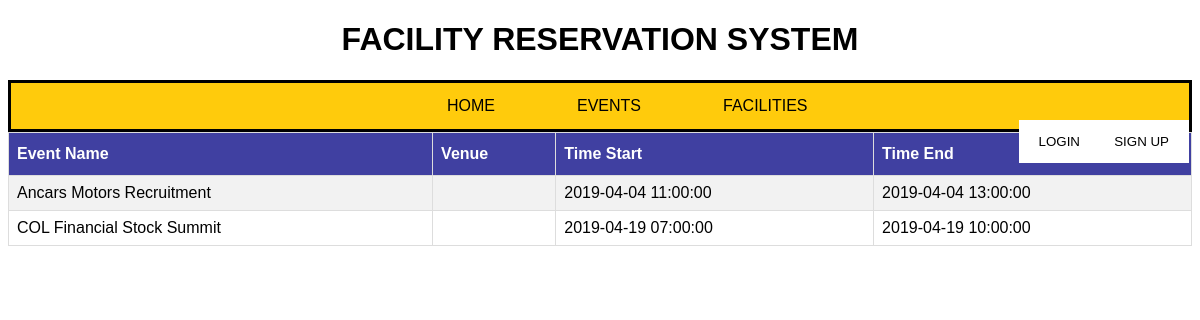
The app's page /php/event_page_home.php, older data.
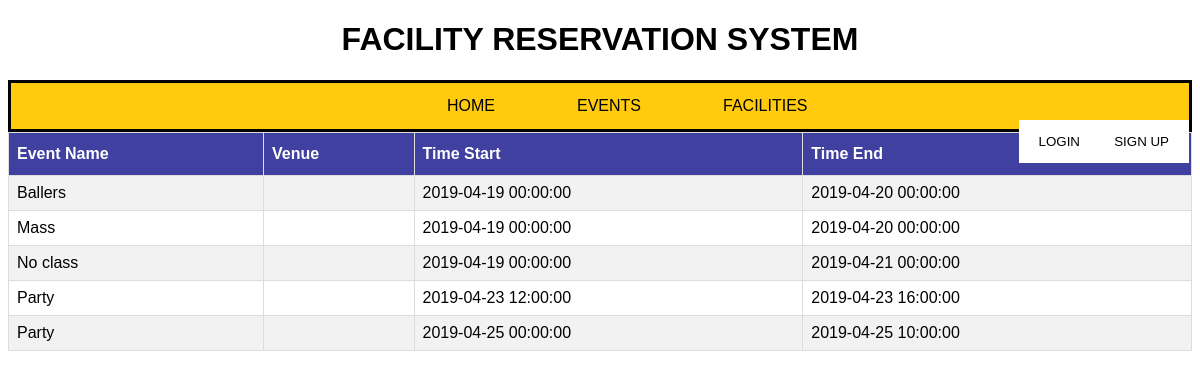
The same page, newer data.
### tables this page shows
CREATE TABLE `reservation` (
  `resID` int(100) NOT NULL,
  `user_ID` int(11) NOT NULL,
  `title` varchar(255) NOT NULL,
  `Venue` varchar(100) NOT NULL,
  `start_event` datetime NOT NULL,
  `end_event` datetime NOT NULL,
  `status` varchar(100) NOT NULL DEFAULT 'Pending'
);

### php/event_page_home.php (the view, shortened to what this page needs)
<?php include('DBConnector.php'); ?>
<!DOCTYPE html>
<html>
<head>
  <link rel="stylesheet" type="text/css" href="../stylesheet/style.css">
  <h1>FACILITY RESERVATION SYSTEM</h1>
</head>
<body>
  <ul class="menu">
    <li class="home_index"><a href="../index.html" class="home">HOME</a></li>
    <li class="events_index"><a href="event_page_home.php" class="events">EVENTS</a></li>
    <li class="faci_index"><a href="list_facilities_home.php" class="faci">FACILITIES</a></li>
  </ul>
    <table id="customers">
        <tr>
          <th>Event Name</th>
          <th>Venue</th>
          <th>Time Start</th>
          <th>Time End</th>
        </tr>
    <?php
      $sql = "SELECT * FROM reservation WHERE status LIKE 'Approved'";
      $result = $conn-> query($sql);
      if ($result-> num_rows > 0){
        while ($row = $result-> fetch_assoc()){
          echo "<tr>
              <td>" . $row["title"] . "</td>
              <td>" . $row["Venue"] . "</td>
              <td>"  . $row["start_event"] . "</td>
              <td>" . $row["end_event"] . "</td>
              </tr>";
        }
        echo "</table>";
      }else{
        echo "0 result";
      }
    ?>
  <button onclick="document.getElementById('id01').style.display='block'" style="width:auto;" class="loginB">LOGIN</button>
  <button onclick="document.getElementById('id02').style.display='block'" style="width:auto;" class="signupB">SIGN UP</button>
</body>
</html>

### stylesheet/style.css (style rules this page uses)
h1 { text-align: center; }
ul.menu { list-style-type: none; margin: 0px; padding: 0; overflow: hidden; background-color:#ffcb0c; border-style: solid; }
li.home_index { float: left; margin-right: -450px; margin-left: 420px; }
li.events_index { float: left; margin-right: -450px; margin-left: 500px; }
li.faci_index { float: left; margin-right: -450px; margin-left: 500px; }
li a.home { display: block; color: black; text-align: center; padding: 14px 16px; text-decoration: none; font-style: bold; }
li a.events { display: block; color: black; text-align: center; padding: 14px 16px; text-decoration: none; font-style: bold; }
li a.faci { display: block; color: black; text-align: center; padding: 14px 16px; text-decoration: none; font-style: bold; }
body { font-family: Arial, Helvetica, sans-serif; }
button.loginB { background-color: white; color: black; padding: 14px 20px; position: fixed; right: 0; top: 50%; width: 8em; margin-top: -21em; margin-right: 100px; border: none; cursor: pointer; width: 100%; }
button.signupB { background-color: white; color: black; padding: 14px 20px; position: fixed; right: 0; top: 50%; width: 8em; margin-top: -21em; margin-right: 11px; border: none; cursor: pointer; width: 100%; }
#customers { font-family: "Trebuchet MS", Arial, Helvetica, sans-serif; border-collapse: collapse; width: 100%; }
#customers td, #customers th { border: 1px solid #ddd; padding: 8px; }
#customers tr:nth-child(even) { background-color: #f2f2f2; }
#customers th { padding-top: 12px; padding-bottom: 12px; text-align: left; background-color: #4040a1; color: white; }

Row changes from the older to the newer data that the page shows:
removed reservation: title "Ancars Motors Recruitment", start_event "2019-04-04 11:00:00", end_event "2019-04-04 13:00:00"
removed reservation: title "COL Financial Stock Summit", start_event "2019-04-19 07:00:00", end_event "2019-04-19 10:00:00"
added reservation: title "Ballers", start_event "2019-04-19 00:00:00", end_event "2019-04-20 00:00:00"
added reservation: title "Mass", start_event "2019-04-19 00:00:00", end_event "2019-04-20 00:00:00"
added reservation: title "No class", start_event "2019-04-19 00:00:00", end_event "2019-04-21 00:00:00"
added reservation: title "Party", start_event "2019-04-23 12:00:00", end_event "2019-04-23 16:00:00"
added reservation: title "Party", start_event "2019-04-25 00:00:00", end_event "2019-04-25 10:00:00"
